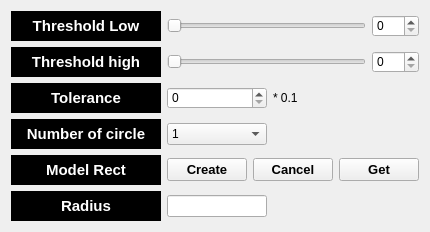
               <widget class="QWidget" name="page_4">
                <layout class="QVBoxLayout" name="verticalLayout_6">
                 <item>
                  <layout class="QHBoxLayout" name="horizontalLayout_33">
                   <item>
                    <widget class="QLabel" name="label_7">
                     <property name="minimumSize">
                      <size>
                       <width>150</width>
                       <height>30</height>
                      </size>
                     </property>
                     <property name="maximumSize">
                      <size>
                       <width>150</width>
                       <height>30</height>
                      </size>
                     </property>
                     <property name="font">
                      <font>
                       <pointsize>11</pointsize>
                       <weight>75</weight>
                       <bold>true</bold>
                      </font>
                     </property>
                     <property name="styleSheet">
                      <string notr="true">background-color: rgb(0, 0, 0);
color: rgb(255, 255, 255);</string>
                     </property>
                     <property name="text">
                      <string>Threshold Low</string>
                     </property>
                     <property name="alignment">
                      <set>Qt::AlignCenter</set>
                     </property>
                    </widget>
                   </item>
                   <item>
                    <layout class="QHBoxLayout" name="horizontalLayout_30">
                     <item>
                      <widget class="QSlider" name="teachCircleThreshLowSlider">
                       <property name="maximum">
                        <number>255</number>
                       </property>
                       <property name="orientation">
                        <enum>Qt::Horizontal</enum>
                       </property>
                      </widget>
                     </item>
                     <item>
                      <widget class="QSpinBox" name="teachCircleThreshLowSpin">
                       <property name="styleSheet">
                        <string notr="true">color: rgb(0, 0, 0);</string>
                       </property>
                       <property name="maximum">
                        <number>255</number>
                       </property>
                      </widget>
                     </item>
                    </layout>
                   </item>
                  </layout>
                 </item>
                 <item>
                  <layout class="QHBoxLayout" name="horizontalLayout_48">
                   <item>
                    <widget class="QLabel" name="label_25">
                     <property name="minimumSize">
                      <size>
                       <width>150</width>
                       <height>30</height>
                      </size>
                     </property>
                     <property name="maximumSize">
                      <size>
                       <width>150</width>
                       <height>30</height>
                      </size>
                     </property>
                     <property name="font">
                      <font>
                       <pointsize>11</pointsize>
                       <weight>75</weight>
                       <bold>true</bold>
                      </font>
                     </property>
                     <property name="styleSheet">
                      <string notr="true">background-color: rgb(0, 0, 0);
color: rgb(255, 255, 255);</string>
                     </property>
                     <property name="text">
                      <string>Threshold high</string>
                     </property>
                     <property name="alignment">
                      <set>Qt::AlignCenter</set>
                     </property>
                    </widget>
                   </item>
                   <item>
                    <layout class="QHBoxLayout" name="horizontalLayout_29">
                     <item>
                      <widget class="QSlider" name="teachCircleThreshHighSlider">
                       <property name="maximum">
                        <number>255</number>
                       </property>
                       <property name="orientation">
                        <enum>Qt::Horizontal</enum>
                       </property>
                      </widget>
                     </item>
                     <item>
                      <widget class="QSpinBox" name="teachCircleThreshHighSpin">
                       <property name="styleSheet">
                        <string notr="true">color: rgb(0, 0, 0);</string>
                       </property>
                       <property name="maximum">
                        <number>255</number>
                       </property>
                      </widget>
                     </item>
                    </layout>
                   </item>
                  </layout>
                 </item>
                 <item>
                  <layout class="QHBoxLayout" name="horizontalLayout_55">
                   <item>
                    <widget class="QLabel" name="label_13">
                     <property name="minimumSize">
                      <size>
                       <width>150</width>
                       <height>30</height>
                      </size>
                     </property>
                     <property name="maximumSize">
                      <size>
                       <width>150</width>
                       <height>30</height>
                      </size>
                     </property>
                     <property name="font">
                      <font>
                       <pointsize>11</pointsize>
                       <weight>75</weight>
                       <bold>true</bold>
                      </font>
                     </property>
                     <property name="styleSheet">
                      <string notr="true">background-color: rgb(0, 0, 0);
color: rgb(255, 255, 255);</string>
                     </property>
                     <property name="text">
                      <string>Tolerance</string>
                     </property>
                     <property name="alignment">
                      <set>Qt::AlignCenter</set>
                     </property>
                    </widget>
                   </item>
                   <item>
                    <layout class="QHBoxLayout" name="horizontalLayout_32">
                     <item>
                      <widget class="QSpinBox" name="teachCircleTolSpin">
                       <property name="minimumSize">
                        <size>
                         <width>100</width>
                         <height>0</height>
                        </size>
                       </property>
                       <property name="maximumSize">
                        <size>
                         <width>100</width>
                         <height>16777215</height>
                        </size>
                       </property>
                       <property name="styleSheet">
                        <string notr="true">color: rgb(0, 0, 0);</string>
                       </property>
                       <property name="maximum">
                        <number>10</number>
                       </property>
                      </widget>
                     </item>
                     <item>
                      <widget class="QLabel" name="label_47">
                       <property name="maximumSize">
                        <size>
                         <width>16777215</width>
                         <height>15</height>
                        </size>
                       </property>
                       <property name="styleSheet">
                        <string notr="true">color: rgb(0, 0, 0);</string>
                       </property>
                       <property name="text">
                        <string>* 0.1</string>
                       </property>
                      </widget>
                     </item>
                    </layout>
                   </item>
                  </layout>
                 </item>
                 <item>
                  <layout class="QHBoxLayout" name="horizontalLayout_56">
                   <item>
                    <widget class="QLabel" name="label_14">
                     <property name="minimumSize">
                      <size>
                       <width>150</width>
                       <height>30</height>
                      </size>
                     </property>
                     <property name="maximumSize">
                      <size>
                       <width>150</width>
                       <height>30</height>
                      </size>
                     </property>
                     <property name="font">
                      <font>
                       <pointsize>11</pointsize>
                       <weight>75</weight>
                       <bold>true</bold>
                      </font>
                     </property>
                     <property name="styleSheet">
                      <string notr="true">background-color: rgb(0, 0, 0);
color: rgb(255, 255, 255);</string>
                     </property>
                     <property name="text">
                      <string> Number of circle </string>
                     </property>
                     <property name="alignment">
                      <set>Qt::AlignCenter</set>
                     </property>
                    </widget>
                   </item>
                   <item>
                    <widget class="QComboBox" name="teachCircleNoCombo">
                     <property name="minimumSize">
                      <size>
                       <width>100</width>
                       <height>0</height>
                      </size>
                     </property>
                     <property name="maximumSize">
                      <size>
                       <width>100</width>
                       <height>16777215</height>
                      </size>
                     </property>
                     <property name="font">
                      <font>
                       <pointsize>9</pointsize>
                       <weight>50</weight>
                       <bold>false</bold>
                      </font>
                     </property>
                     <property name="styleSheet">
                      <string notr="true">color: rgb(0, 0, 0);</string>
                     </property>
                     <item>
                      <property name="text">
                       <string>1</string>
                      </property>
                     </item>
                     <item>
                      <property name="text">
                       <string>2</string>
                      </property>
                     </item>
                     <item>
                      <property name="text">
                       <string>3</string>
                      </property>
                     </item>
                     <item>
                      <property name="text">
                       <string>4</string>
                      </property>
                     </item>
                     <item>
                      <property name="text">
                       <string>5</string>
                      </property>
                     </item>
                    </widget>
                   </item>
                   <item>
                    <spacer name="horizontalSpacer_7">
                     <property name="orientation">
                      <enum>Qt::Horizontal</enum>
                     </property>
                     <property name="sizeHint" stdset="0">
                      <size>
                       <width>40</width>
                       <height>20</height>
                      </size>
                     </property>
                    </spacer>
                   </item>
                  </layout>
                 </item>
                 <item>
                  <layout class="QHBoxLayout" name="horizontalLayout_57">
                   <item>
                    <widget class="QLabel" name="label_10">
                     <property name="minimumSize">
                      <size>
                       <width>150</width>
                       <height>30</height>
                      </size>
                     </property>
                     <property name="maximumSize">
                      <size>
                       <width>150</width>
                       <height>30</height>
                      </size>
                     </property>
                     <property name="font">
                      <font>
                       <pointsize>11</pointsize>
                       <weight>75</weight>
                       <bold>true</bold>
                      </font>
                     </property>
                     <property name="styleSheet">
                      <string notr="true">background-color: rgb(0, 0, 0);
color: rgb(255, 255, 255);</string>
                     </property>
                     <property name="text">
                      <string>Model Rect</string>
                     </property>
                     <property name="alignment">
                      <set>Qt::AlignCenter</set>
                     </property>
                    </widget>
                   </item>
                   <item>
                    <layout class="QHBoxLayout" name="horizontalLayout_31">
                     <item>
                      <widget class="QPushButton" name="teachCircleCreateBtn">
                       <property name="font">
                        <font>
                         <pointsize>10</pointsize>
                         <weight>75</weight>
                         <bold>true</bold>
                        </font>
                       </property>
                       <property name="styleSheet">
                        <string notr="true">color: rgb(0, 0, 0);</string>
                       </property>
                       <property name="text">
                        <string>Create</string>
                       </property>
                      </widget>
                     </item>
                     <item>
                      <widget class="QPushButton" name="teachCircleCancelBtn">
                       <property name="font">
                        <font>
                         <pointsize>10</pointsize>
                         <weight>75</weight>
                         <bold>true</bold>
                        </font>
                       </property>
                       <property name="styleSheet">
                        <string notr="true">color: rgb(0, 0, 0);</string>
                       </property>
                       <property name="text">
                        <string>Cancel</string>
                       </property>
                      </widget>
                     </item>
                     <item>
                      <widget class="QPushButton" name="teachCircleGetBtn">
                       <property name="font">
                        <font>
                         <pointsize>10</pointsize>
                         <weight>75</weight>
                         <bold>true</bold>
                        </font>
                       </property>
                       <property name="text">
                        <string>Get</string>
                       </property>
                      </widget>
                     </item>
                    </layout>
                   </item>
                  </layout>
                 </item>
                 <item>
                  <layout class="QHBoxLayout" name="horizontalLayout_58">
                   <item>
                    <widget class="QLabel" name="label_32">
                     <property name="minimumSize">
                      <size>
                       <width>150</width>
                       <height>30</height>
                      </size>
                     </property>
                     <property name="maximumSize">
                      <size>
                       <width>150</width>
                       <height>30</height>
                      </size>
                     </property>
                     <property name="font">
                      <font>
                       <pointsize>11</pointsize>
                       <weight>75</weight>
                       <bold>true</bold>
                      </font>
                     </property>
                     <property name="styleSheet">
                      <string notr="true">background-color: rgb(0, 0, 0);
color: rgb(255, 255, 255);</string>
                     </property>
                     <property name="text">
                      <string>Radius</string>
                     </property>
                     <property name="alignment">
                      <set>Qt::AlignCenter</set>
                     </property>
                    </widget>
                   </item>
                   <item>
                    <widget class="QLineEdit" name="teachCircleRadEdit">
                     <property name="minimumSize">
                      <size>
                       <width>100</width>
                       <height>0</height>
                      </size>
                     </property>
                     <property name="maximumSize">
                      <size>
                       <width>100</width>
                       <height>16777215</height>
                      </size>
                     </property>
                     <property name="styleSheet">
                      <string notr="true">color: rgb(0, 0, 0);</string>
                     </property>
                     <property name="readOnly">
                      <bool>true</bool>
                     </property>
                    </widget>
                   </item>
                   <item>
                    <spacer name="horizontalSpacer_3">
                     <property name="orientation">
                      <enum>Qt::Horizontal</enum>
                     </property>
                     <property name="sizeHint" stdset="0">
                      <size>
                       <width>40</width>
                       <height>20</height>
                      </size>
                     </property>
                    </spacer>
                   </item>
                  </layout>
                 </item>
                </layout>
               </widget>
